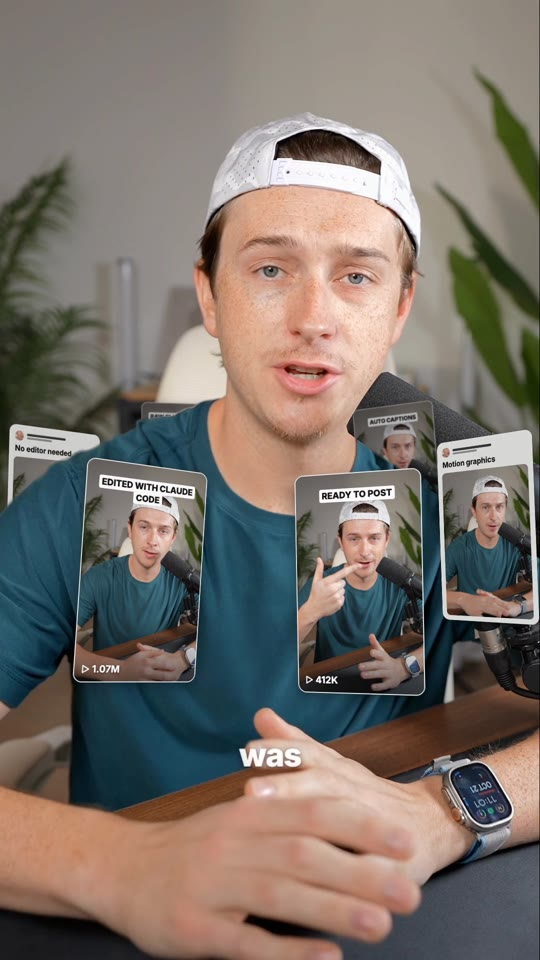
#> input picture engines/video-fx/examples/01-orbit.jpg, 540 x 960 px
$ python logo.py ../../video-fx/examples/01-orbit.jpg out
#> lines starting #> are read from the running program, lines starting #| are printed output that depends on the picture; after the words box and inside, x2 and y2 are one past the last pixel; in counts of white or black regions, pixels touching at a corner belong together
### engines/brand-motion/engine/core.py
"""Shared drawing primitives: canvas size, colour, easing, fonts, text, gradients."""
import math, os, skia, numpy as np

W, H = 1080, 1920                     # 9:16 vertical
HERE = os.path.dirname(os.path.abspath(__file__))
FONT_DIR = os.path.join(os.path.dirname(HERE), 'fonts')

# Safe zone for TikTok / Reels / Shorts UI (keep text inside this box)
SAFE = (70, 230, W - 150, H - 400)    # left, top, right, bottom

# ---------------------------------------------------------------- colour
# [4 lines left out: function hex2rgb, not called in this run]

def rgb2hex(c): return '#%02x%02x%02x' % tuple(int(round(v)) for v in c[:3])

# [4 lines left out: function to_rgb, not called in this run]

def col(rgb, a=1.0):
    return skia.Color(int(rgb[0]), int(rgb[1]), int(rgb[2]), int(max(0.0, min(1.0, a)) * 255))

def mix(c1, c2, k):
    k = max(0.0, min(1.0, k)); return tuple(c1[i] + (c2[i] - c1[i]) * k for i in range(3))

# [9 lines left out: functions luminance, contrast, not called in this run]

def best_on(bg, options):
    return max(options, key=lambda c: contrast(bg, c))

WHITE = (255, 255, 255)
BLACK = (0, 0, 0)

# [9 lines left out: function paint, not called in this run]

def radial(cx, cy, r, stops):
    return skia.GradientShader.MakeRadial((cx, cy), max(r, 1), [col(c, a) for (_, c, a) in stops], [p for (p, _, _) in stops])

def linear(p0, p1, stops):
    return skia.GradientShader.MakeLinear([p0, p1], [col(c, a) for (_, c, a) in stops], [p for (p, _, _) in stops])

def soft_light(c, x, y, r, rgb=WHITE, a=0.35):
    if a <= 0.002 or r <= 1: return
    c.drawCircle(x, y, r, paint(shader=radial(x, y, r, [(0, rgb, a), (1, rgb, 0)])))

# ---------------------------------------------------------------- timing / easing
def clamp(x, a=0.0, b=1.0): return a if x < a else b if x > b else x
def lerp(a, b, k): return a + (b - a) * k
def prog(t, a, b): return clamp((t - a) / (b - a)) if b != a else float(t >= a)
def smooth(x): x = clamp(x); return x * x * (3 - 2 * x)
def eo_cubic(x): x = clamp(x); return 1 - (1 - x) ** 3
def ei_cubic(x): x = clamp(x); return x ** 3
def eio_cubic(x): x = clamp(x); return 4 * x ** 3 if x < .5 else 1 - (-2 * x + 2) ** 3 / 2
def eo_quint(x): x = clamp(x); return 1 - (1 - x) ** 5
def eio_quint(x): x = clamp(x); return 16 * x ** 5 if x < .5 else 1 - (-2 * x + 2) ** 5 / 2
def eo_expo(x): x = clamp(x); return 1 if x >= 1 else 1 - 2 ** (-10 * x)
def ei_expo(x): x = clamp(x); return 0 if x <= 0 else 2 ** (10 * x - 10)
# [5 lines left out: function eio_expo, not called in this run]
def eo_back(x, s=1.70158): x = clamp(x); return 1 + (s + 1) * (x - 1) ** 3 + s * (x - 1) ** 2
def ei_back(x, s=1.70158): x = clamp(x); return (s + 1) * x ** 3 - s * x ** 2

# [9 lines left out: functions spring, wobble, not called in this run]

def pulse(t, t0, decay=10.0): return 0.0 if t < t0 else math.exp(-(t - t0) * decay)

def noise1(t, seed=0.0):
    return math.sin(t * 13.1 + seed) * .5 + math.sin(t * 29.7 + seed * 2.3) * .3 + math.sin(t * 51.3 + seed * 4.1) * .2

def rand_table(seed, n, k=8): return np.random.RandomState(seed).rand(n, k)

# ---------------------------------------------------------------- fonts & text
FONT_FILES = {
    'unbounded': 'Unbounded-900.ttf', 'unbounded-bold': 'Unbounded-700.ttf',
    'space-grotesk': 'SpaceGrotesk-700.ttf', 'space-grotesk-medium': 'SpaceGrotesk-500.ttf',
    'archivo-black': 'ArchivoBlack-Regular.ttf', 'anton': 'Anton-Regular.ttf',
    'bricolage': 'Bricolage-800.ttf', 'syne': 'Syne-800.ttf',
    'inter': 'Inter-800.ttf', 'inter-medium': 'Inter-500.ttf',
    'instrument-serif': 'InstrumentSerif-Regular.ttf', 'instrument-serif-italic': 'InstrumentSerif-Italic.ttf',
}
_TF = {}
# [7 lines left out: function typeface, not called in this run]

def font(name, size):
    f = skia.Font(typeface(name), size); f.setEdging(skia.Font.Edging.kAntiAlias); f.setSubpixel(True)
    return f

def cap_h(f): return f.getMetrics().fCapHeight

def text_w(s, f, track=0.0):
    return f.measureText(s) + track * max(0, len(s) - 1)

# [48 lines left out: functions fit_size, draw_text, letters, wrap_lines, masked_rise, not called in this run]

def field(c, rgb, a=1.0):
    """Fill the frame with a colour, respecting the current transform (so whip/zoom transitions move it)."""
    c.drawRect(skia.Rect.MakeXYWH(-4, -4, W + 8, H + 8), paint(rgb, a))

### engines/brand-motion/engine/logo.py
"""Logo preparation (vectorize any PNG/JPG/SVG/WEBP) and the runtime Logo renderer.

prepare():  logo file -> <out>/logo.json + logo_clean.png + logo_parts.png (numbered components preview)
Logo:       draws the logo (vector layers, exact raster, outline draw-on, liquid fill, hero part moved/hidden)
"""
import json, math, os, sys
import numpy as np, cv2, skia
from PIL import Image
from core import *

MAX_SIDE = 1024

# ====================================================================== preparation
def _load_rgba(src):
    ext = os.path.splitext(src)[1].lower()
    if ext == '.svg':
        dom = skia.SVGDOM.MakeFromStream(skia.FILEStream.Make(src))
        sz = dom.containerSize()
        w, h = (sz.width(), sz.height()) if sz.width() > 0 else (1024, 1024)
        k = 2048 / max(w, h)
        surf = skia.Surface(int(w * k), int(h * k)); c = surf.getCanvas(); c.clear(skia.ColorTRANSPARENT)
        c.scale(k, k); dom.setContainerSize(skia.Size(w, h)); dom.render(c)
        return surf.makeImageSnapshot().toarray(colorType=skia.ColorType.kRGBA_8888_ColorType)
    return np.array(Image.open(src).convert('RGBA'))

def _key_background(rgba, bg_hint=None):
    """If the image sits on an opaque, flat background (white square, app-store tile backdrop...), remove only the
    background that is CONNECTED TO THE BORDER. Same-coloured areas inside the mark (a white plane in a green tile)
    are kept. Returns (rgba, background_rgb or None)."""
    a = rgba[:, :, 3].astype(float)
    h, w = a.shape; b = max(2, int(min(h, w) * 0.02))
    border = np.concatenate([rgba[:b].reshape(-1, 4), rgba[-b:].reshape(-1, 4), rgba[:, :b].reshape(-1, 4), rgba[:, -b:].reshape(-1, 4)])
    if bg_hint is None:
        if np.mean(border[:, 3]) < 200:          # already transparent background
            return rgba, None
        bg = np.median(border[:, :3], axis=0)
        if np.mean(np.abs(border[:, :3] - bg)) > 14:   # border is busy (a photo, a gradient): keep as is
            return rgba, None
    else: bg = np.array(bg_hint, float)
    d = np.sqrt(((rgba[:, :, :3].astype(float) - bg) ** 2).sum(2))
    near = (d < 38).astype(np.uint8)
    # flood fill from every border pixel that is background-coloured
    n, lab = cv2.connectedComponents(near, connectivity=4)
    edge_labels = set(np.unique(np.concatenate([lab[0], lab[-1], lab[:, 0], lab[:, -1]]))) - {0}
    edge_labels = [k for k in edge_labels if near[lab == k].any()]
    outside = np.isin(lab, edge_labels)
    # soft edge: inside the flooded region alpha follows colour distance (anti-aliased rim), elsewhere opaque
    soft = np.clip((d - 18) / 40.0, 0, 1)
    alpha = np.where(outside, soft, 1.0)
    out = rgba.copy(); out[:, :, 3] = (np.minimum(alpha, a / 255.0) * 255).astype(np.uint8)
    # de-fringe: un-mix the background colour from semi-transparent rim pixels
    al = out[:, :, 3:4].astype(float) / 255.0
    rgb = out[:, :, :3].astype(float)
    fixed = np.where(al > 0.02, (rgb - bg * (1 - al)) / np.maximum(al, 0.02), rgb)
    out[:, :, :3] = np.clip(fixed, 0, 255).astype(np.uint8)
    return out, tuple(int(v) for v in bg)

def _crop(rgba, pad=0.03):
    a = rgba[:, :, 3] > 24
    ys, xs = np.where(a)
    if len(xs) == 0: raise ValueError('logo looks empty after background removal')
    x0, x1, y0, y1 = xs.min(), xs.max(), ys.min(), ys.max()
    p = int(max(x1 - x0, y1 - y0) * pad)
    x0, y0 = max(0, x0 - p), max(0, y0 - p); x1, y1 = min(rgba.shape[1] - 1, x1 + p), min(rgba.shape[0] - 1, y1 + p)
    rgba = rgba[y0:y1 + 1, x0:x1 + 1]
    k = MAX_SIDE / max(rgba.shape[:2])
    im = Image.fromarray(rgba).resize((max(1, round(rgba.shape[1] * k)), max(1, round(rgba.shape[0] * k))), Image.LANCZOS)
    return np.array(im)

def _quantize(rgba, max_colors):
    a = rgba[:, :, 3]
    solid = a > 160
    px = rgba[:, :, :3][solid].astype(np.float32)
    lab_all = cv2.cvtColor(rgba[:, :, :3], cv2.COLOR_RGB2LAB).astype(np.float32)
    lab = lab_all[solid]
    if len(px) > 60000:
        idx = np.random.RandomState(0).choice(len(px), 60000, replace=False); sample = lab[idx]
    else: sample = lab
    best = None
    K = max(1, min(max_colors, len(sample)))
    crit = (cv2.TERM_CRITERIA_EPS + cv2.TERM_CRITERIA_MAX_ITER, 40, 0.5)
    _, lbl, centers = cv2.kmeans(sample, K, None, crit, 4, cv2.KMEANS_PP_CENTERS)
    centers = centers.astype(float)
    # merge clusters that are perceptually close
    merged = True
    while merged and len(centers) > 1:
        merged = False
        for i in range(len(centers)):
            for j in range(i + 1, len(centers)):
                if np.linalg.norm(centers[i] - centers[j]) < 14:
                    centers = np.delete(centers, j, 0); merged = True; break
            if merged: break
    d = np.stack([np.linalg.norm(lab_all - cc, axis=2) for cc in centers], 2)
    labels = np.argmin(d, 2).astype(np.uint8)
    labels[a <= 110] = 255
    labels = cv2.medianBlur(labels, 5)
    # drop tiny clusters
    keep = []
    for k in range(len(centers)):
        frac = np.mean(labels == k)
        if frac > 0.002: keep.append(k)
    colors = []
    for k in keep:
        m = labels == k
        colors.append(tuple(int(v) for v in np.median(rgba[:, :, :3][m], axis=0)))
    return labels, keep, colors

def _contours(mask, eps=0.7):
    """mask (bool) -> list of (outer, [holes]) polygons at original scale, traced at 2x for smooth edges."""
    m = cv2.GaussianBlur(mask.astype(np.float32), (0, 0), 0.9)
    m = cv2.resize(m, (mask.shape[1] * 2, mask.shape[0] * 2), interpolation=cv2.INTER_CUBIC)
    m = (m > 0.5).astype(np.uint8)
    cs, hier = cv2.findContours(m, cv2.RETR_CCOMP, cv2.CHAIN_APPROX_NONE)
    out = []
    if hier is None: return out
    hier = hier[0]
    for i, h in enumerate(hier):
        if h[3] != -1: continue                       # not an outer contour
        if cv2.contourArea(cs[i]) < 40: continue
        outer = cv2.approxPolyDP(cs[i], eps, True)[:, 0, :] / 2.0
        holes = []
        ch = h[2]
        while ch != -1:
            if cv2.contourArea(cs[ch]) >= 40:
                holes.append(cv2.approxPolyDP(cs[ch], eps, True)[:, 0, :] / 2.0)
            ch = hier[ch][0]
        out.append((outer, holes))
    return out

def _fill_holes(mask):
    m = mask.astype(np.uint8)
    cs, _ = cv2.findContours(m, cv2.RETR_EXTERNAL, cv2.CHAIN_APPROX_NONE)
    f = np.zeros_like(m); cv2.drawContours(f, cs, -1, 1, -1)
    return f.astype(bool)

def _poly_area(p):
    x, y = p[:, 0], p[:, 1]; return 0.5 * abs(np.dot(x, np.roll(y, 1)) - np.dot(y, np.roll(x, 1)))

# [13 lines left out: function _crop_pair, not called in this run]

def prepare(src, out_dir, max_colors=4, background=None, raster_src=None, min_part=0.004, keep_tile=False):
    """raster_src: optional original artwork (same framing as src) whose exact pixels are used for the final
    resolve, e.g. when src is a clean hand-traced SVG of a logo that has glows/gradients.
    keep_tile: keep the raster's square background (only when the video's field is that same colour)."""
    os.makedirs(out_dir, exist_ok=True)
    rgba = _load_rgba(src)
    rgba, bg = _key_background(rgba, hex2rgb(background) if background else None)
#> in _key_background, `bg = np.median(border[:, :3], axis=0)`: bg = [106, 95, 98]
    if raster_src:
        r = _load_rgba(raster_src)
        r_keyed, rbg = (r, None) if keep_tile else _key_background(r, hex2rgb(background) if background else None)
        bg = bg or rbg
        r_keyed = np.array(Image.fromarray(r_keyed).resize((rgba.shape[1], rgba.shape[0]), Image.LANCZOS))
        rgba, raster = _crop_pair(rgba, r_keyed)
    else:
        rgba = _crop(rgba); raster = rgba
#> in _crop, `x0, x1, y0, y1 = xs.min(), xs.max(), ys.min(), ys.max()`: x0 = 0; x1 = 539; y0 = 0; y1 = 959
#> in _crop, `p = int(max(x1 - x0, y1 - y0) * pad)`: p = 28
    if background: bg = hex2rgb(background)
    h, w = rgba.shape[:2]
    Image.fromarray(raster).save(os.path.join(out_dir, 'logo_clean.png'))
    labels, keep, colors = _quantize(rgba, max_colors)
#> in _quantize, `lab_all = cv2.cvtColor(rgba[:, :, :3], cv2.COLOR_RGB2LAB).astype(np.fl..`:
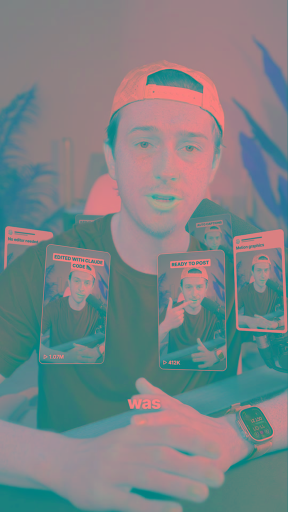
#> lab_all: shape (1024, 576, 3) float32 (shown at 1/2 size); mean R, G, B 122.6, 130.9, 133.4
#> in _quantize, `K = max(1, min(max_colors, len(sample)))`: K = 4
#> in _quantize, `_, lbl, centers = cv2.kmeans(sample, K, None, crit, 4, cv2.KMEANS_PP_C..`: centers = [[147.4, 134.2, 137.8], [82.29, 125.7, 127.6], [205.6, 135.4, 137.8], [37.7, 126.3, 126.7]]
#> the loop in _quantize, `while merged and len(centers) > 1:` made 1 pass
#> in _quantize, `d = np.stack([np.linalg.norm(lab_all - cc, axis=2) for cc in centers],..`:
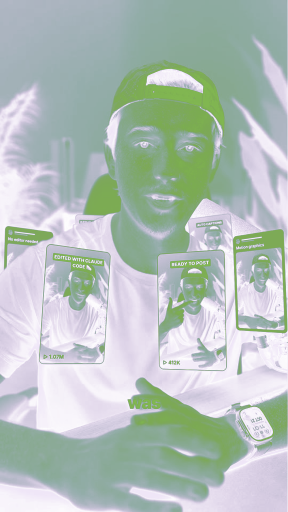
#> d: shape (1024, 576, 4) float64 (shown at 1/2 size); mean R, G, B, A 49.4, 59.4, 86.7, 88.9; transparent parts drawn white
#> in _quantize, `labels = cv2.medianBlur(labels, 5)`:
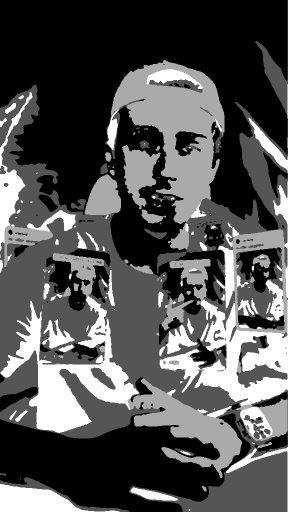
#> labels: shape (1024, 576) (shown at 1/2 size); min 0, max 3, mean 0.967; drawn with min black and max white
#> the loop in _quantize, `for k in range(len(centers)):` made 4 passes
#> frac on passes 1 to 4: 0.448, 0.274, 0.14, 0.137
#> after the loop in _quantize, `for k in range(len(centers)):`: keep = [0, 1, 2, 3]
#> the loop in _quantize, `for k in keep:` made 4 passes
#> pass 1, in _quantize, `m = labels == k`:
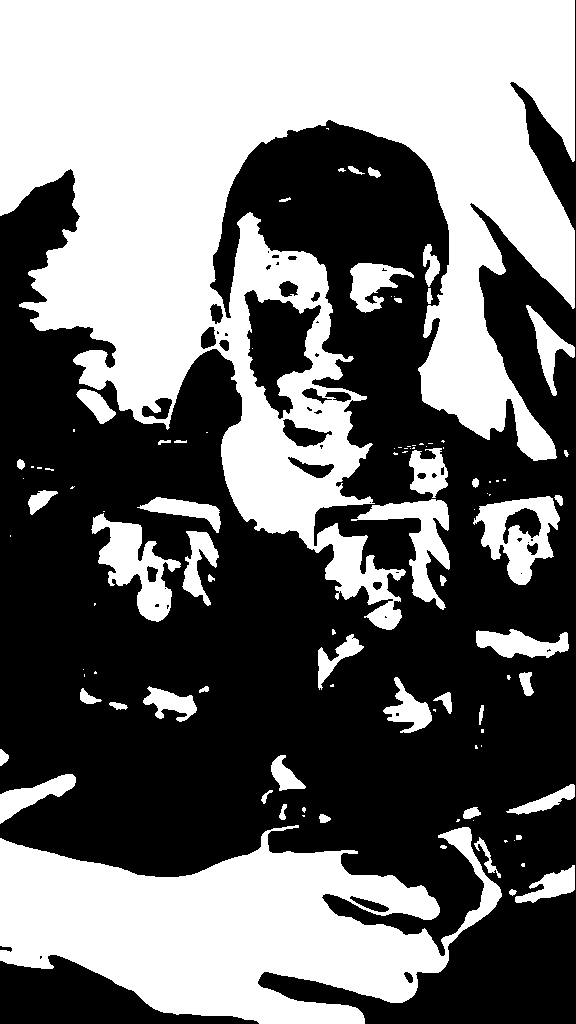
#> m: shape (1024, 576) bool; 44.8% white; 101 white regions (51 under 20 px), largest, box (x1, y1, x2, y2) and area: (0, 0, 575, 630) 176678, (0, 825, 502, 1024) 57246, (91, 513, 181, 622) 4034
#> pass 3, in _quantize, `m = labels == k`:
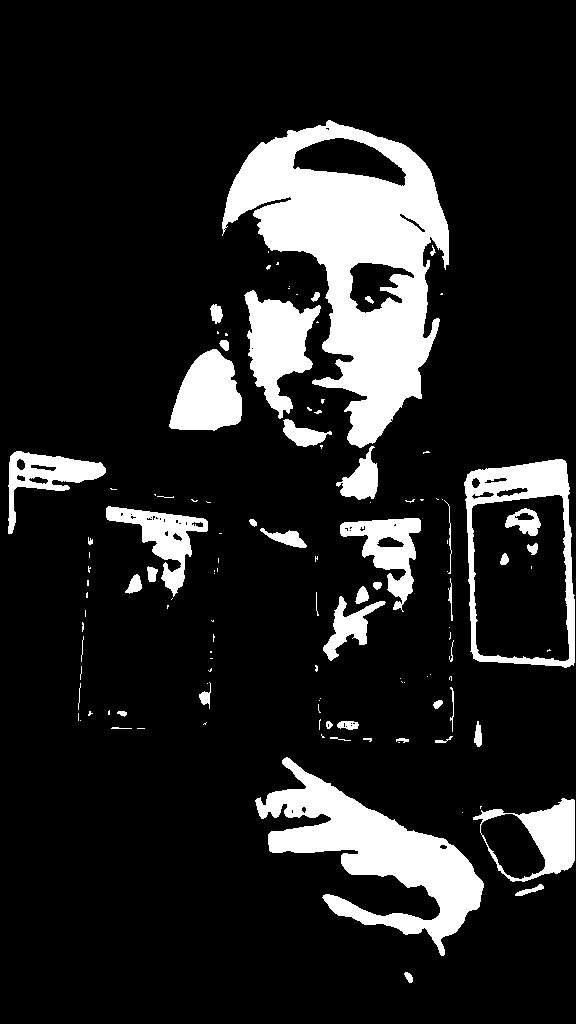
#> m: shape (1024, 576) bool; 14% white; 120 white regions (73 under 20 px)
#> after the loop in _quantize, `for k in keep:`: colors = [(152, 136, 123), (66, 76, 83), (219, 189, 175), (25, 42, 35)]
#> keep = [0, 1, 2, 3]
    alpha = rgba[:, :, 3] > 110
    sil = alpha.copy()
    sil_filled = _fill_holes(sil)
#> in _fill_holes, `cs, _ = cv2.findContours(m, cv2.RETR_EXTERNAL, cv2.CHAIN_APPROX_NONE)`: cs = 1 contour; box (x1, y1, x2, y2) and area: (0, 0, 576, 1024) 588225

    layer_masks = [(labels == k) for k in keep]
#> layer_masks = 4 items
    filled = [_fill_holes(m) for m in layer_masks]
#> in _fill_holes (call 2), `cs, _ = cv2.findContours(m, cv2.RETR_EXTERNAL, cv2.CHAIN_APPROX_NONE)`: cs = 100 contours, 56 with area under 20; largest, box (x1, y1, x2, y2) and area: (0, 0, 575, 630) 182174, (0, 825, 502, 1024) 56550, (473, 496, 560, 585) 4408, (91, 513, 181, 622) 3948, (351, 499, 450, 610) 3106
#> in _fill_holes (call 3), `cs, _ = cv2.findContours(m, cv2.RETR_EXTERNAL, cv2.CHAIN_APPROX_NONE)`: cs = 181 contours, 128 with area under 20; largest, box (x1, y1, x2, y2) and area: (0, 169, 496, 877) 103106, (258, 902, 575, 1024) 17268, (314, 396, 555, 546) 9935, (470, 203, 576, 488) 9538, (472, 495, 568, 643) 4644
#> in _fill_holes (call 3), `cv2.drawContours(f, cs, -1, 1, -1)`:
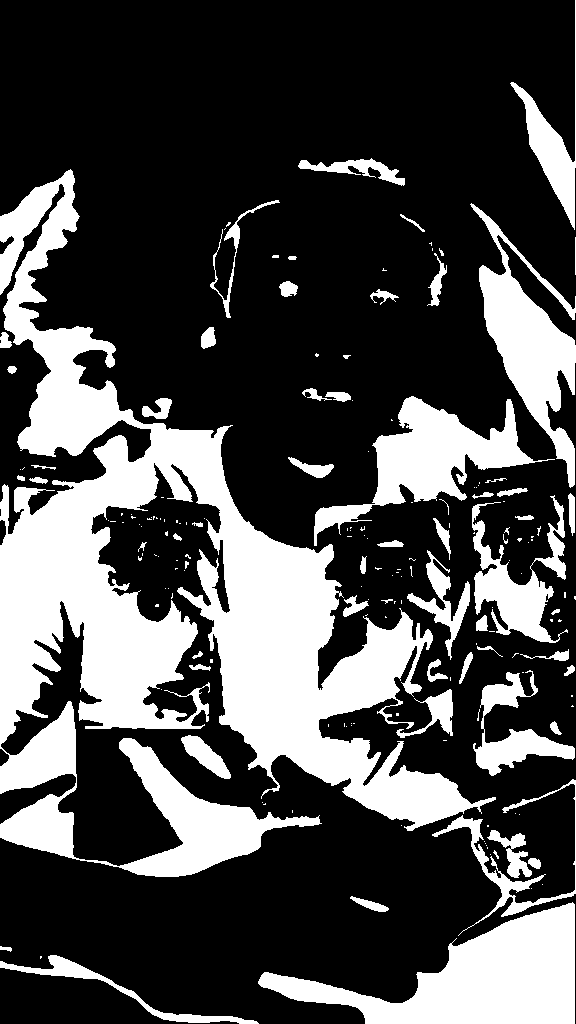
#> f: shape (1024, 576); values 0 (black) and 1 (white), 29.3% white; 181 white regions (118 under 20 px)
#> in _fill_holes (call 4), `cs, _ = cv2.findContours(m, cv2.RETR_EXTERNAL, cv2.CHAIN_APPROX_NONE)`: cs = 114 contours, 82 with area under 20; largest, box (x1, y1, x2, y2) and area: (222, 120, 449, 448) 37405, (464, 459, 575, 668) 20246, (255, 757, 484, 956) 14916, (473, 798, 575, 882) 5699, (244, 290, 321, 419) 4946
#> (the rest of the program and of its run is left out)
